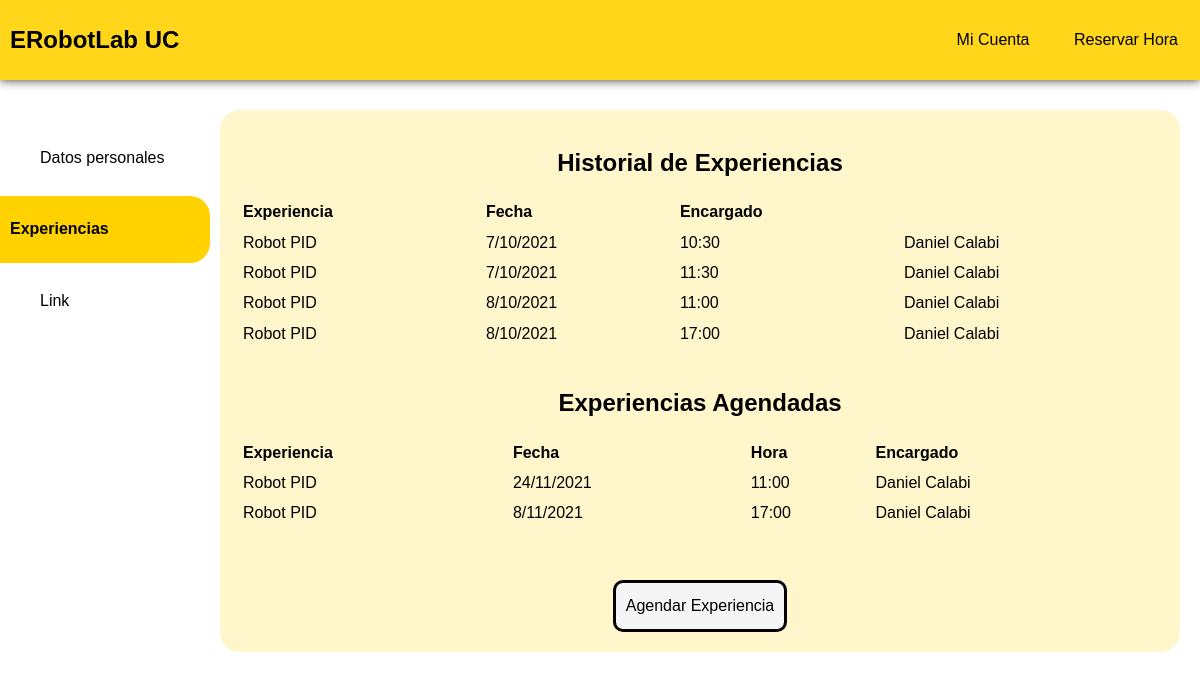
The page /cuenta/exp (signed in) on the database as committed earlier.
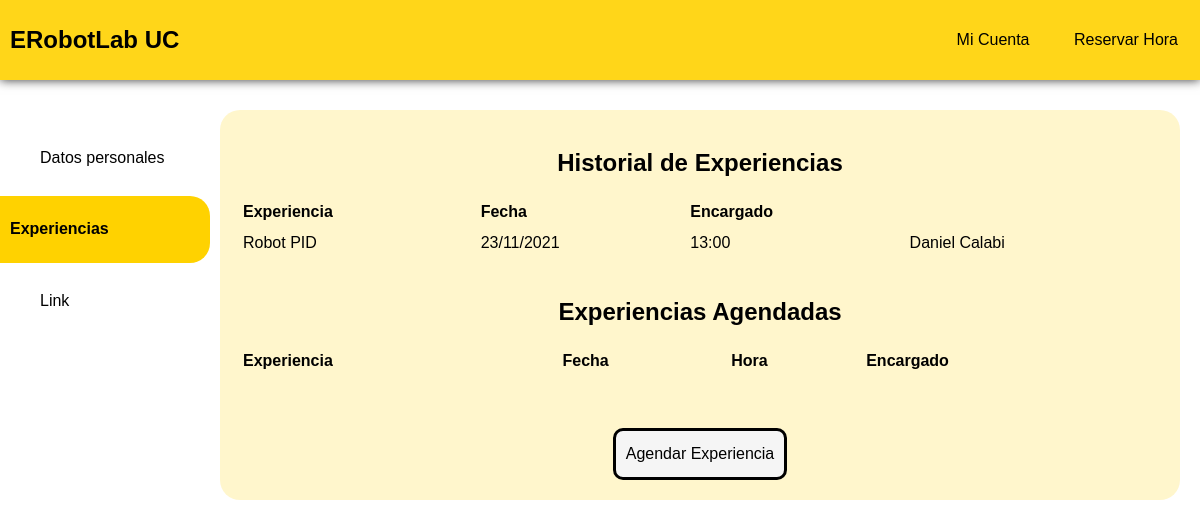
The same page on the database as committed later.
### tables this page shows
CREATE TABLE reservas (
    id_user INTEGER,
    id_exp INTEGER,
    created TIMESTAMP NOT NULL DEFAULT CURRENT_TIMESTAMP,
    fecha TEXT NOT NULL,
    hora TEXT NOT NULL,
    FOREIGN KEY (id_user) REFERENCES usuarios(id),
    FOREIGN KEY (id_exp) REFERENCES experiencias(id),
    PRIMARY KEY (id_user, id_exp, fecha, hora)
);

### app.py (the view)
@app.route("/cuenta/exp")
def exps():
    if not session:
        return redirect(url_for('index'))
    user_id = session["user_id"]
    conn = get_db_connection()
    reservas = conn.execute('SELECT * FROM reservas WHERE id_user = ?',
                        (user_id,)).fetchall()
    nomexp = ['Robot PID']
    conn.close()
    full_date = datetime.now().strftime("%d/%m/%Y %H").split(" ")
    hoy = full_date[0]
    if hoy[0] == "0":
        hoy = hoy[1:]
    coming_up = []
    reservas_new = []
    dia_h, mes_h, año_h = hoy.split("/")
    for res in reservas:
        dia_r, mes_r, año_r = res['fecha'].split("/")
        if ((dia_r >= dia_h) & (mes_r >= mes_h) & (año_r >= año_h)):
            coming_up.append(res)
        else:
            reservas_new.append(res)
    return render_template("perfil/historial_experiencias.html", reservas = reservas_new, nombres_exp = nomexp, reservas_cu = coming_up)

### app.py (called while the page is built)
def get_db_connection():
    conn = sqlite3.connect('database.db')
    conn.row_factory = sqlite3.Row
    return conn

### templates/perfil/historial_experiencias.html (shortened to what this page needs)
<!DOCTYPE html>
<html lang="en">
<head>
<link rel="stylesheet" href="{{ url_for('static', filename = 'css/estilo_perfil.css') }}">
</head>
<body>
<div class="header">
  <nav>
    <a class="inlink" href= "{{ url_for('main') }}"><h1> ERobotLab UC</h1></a>
    <div class="nav-links">
        <a class='link' href="">Mi Cuenta</a>
        <a class='link' href="{{ url_for('res') }}">Reservar Hora</a>
    </div>
  </nav>
</div>
<div id="wrapper">
    <div class="sidenav">
    <a class ="not_current" href="{{ url_for('perfil') }}">Datos personales</a>
    <a class="current" href="#">Experiencias</a>
    <a class="not_current" href="#">Link</a>
    </div>
    <div class="content">
    <h2>Historial de Experiencias</h2>
    <table>
      <tr>
        <th> Experiencia</th>
        <th>Fecha</th>
        <th>Encargado</th>
      </tr>
       {% for res in reservas %}
        <tr>
          <td>{{nombres_exp[res['id_exp'] - 1]}}</td>
          <td>{{res['fecha']}}</td>
          <td>{{res['hora']}}</td>
          <td>Daniel Calabi</td>
        </tr>
        {% endfor %}
      </table>
      <h2 style="margin-top: 40px">Experiencias Agendadas</h2>
      <table>
        <tr>
          <th> Experiencia</th>
          <th>Fecha</th>
          <th>Hora</th>
          <th>Encargado</th>
        </tr>
        {% for res in reservas_cu %}
        <tr>
          <td>{{nombres_exp[res['id_exp'] - 1]}}</td>
          <td>{{res['fecha']}}</td>
          <td>{{res['hora']}}</td>
          <td>Daniel Calabi</td>
        </tr>
        {% endfor %}
      </table>
      <a class="boton" href="{{ url_for('res') }}"> Agendar Experiencia</a>
    </div>
</div>
</body>
</html>
</body>
</html>

Rows that differ between the two databases and show on the page:
removed reservas: nombres_exp "Robot PID", fecha "7/10/2021", hora "11:30", shown under "Historial de Experiencias"
removed reservas: nombres_exp "Robot PID", fecha "8/10/2021", hora "11:00", shown under "Historial de Experiencias"
removed reservas: nombres_exp "Robot PID", fecha "8/10/2021", hora "17:00", shown under "Historial de Experiencias"
removed reservas: nombres_exp "Robot PID", fecha "24/11/2021", hora "11:00", shown under "Experiencias Agendadas"
removed reservas: nombres_exp "Robot PID", fecha "8/11/2021", hora "17:00", shown under "Experiencias Agendadas"
changed reservas: fecha "7/10/2021" → "23/11/2021"; hora "10:30" → "13:00"
